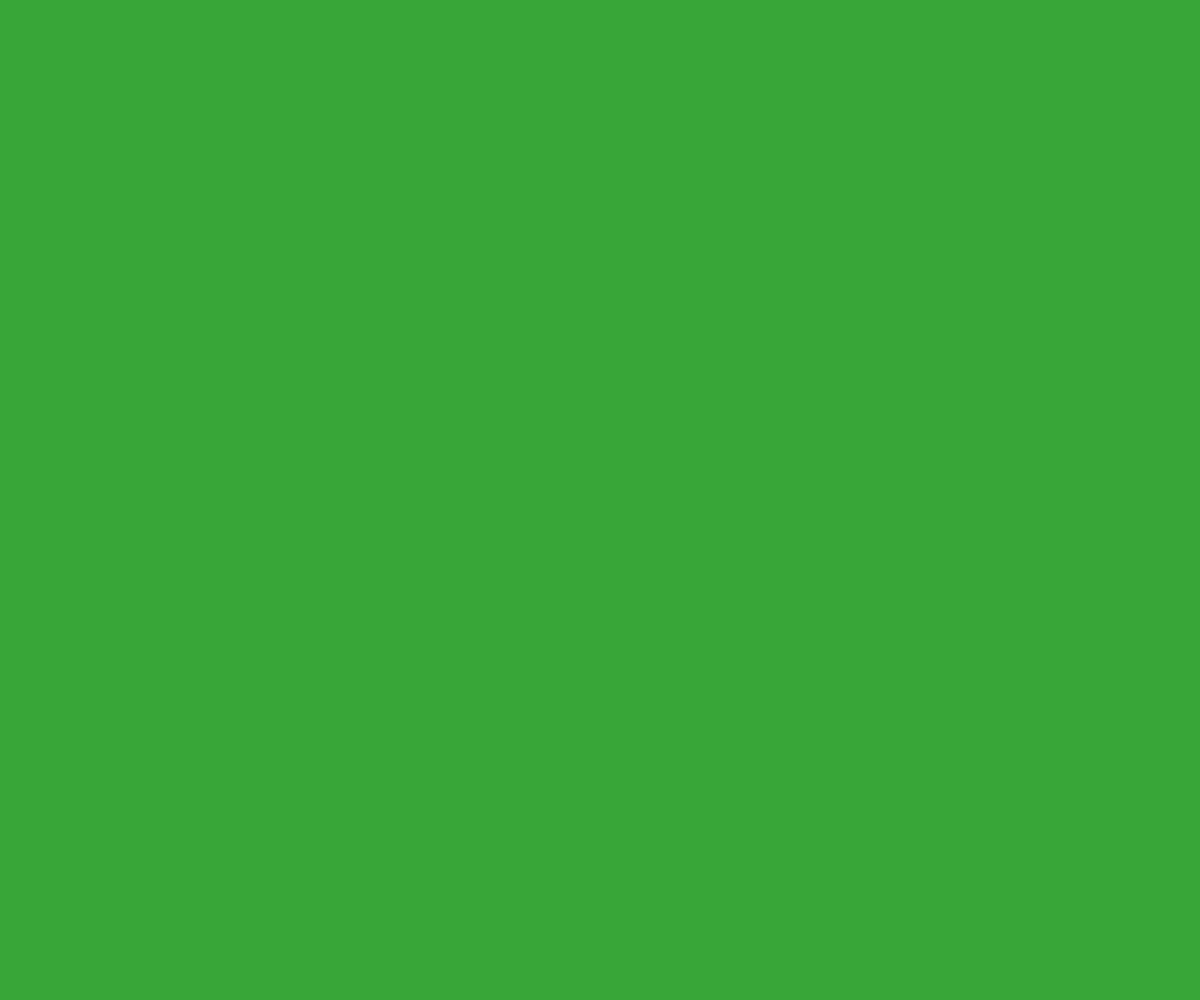
Frame 1 (no input)
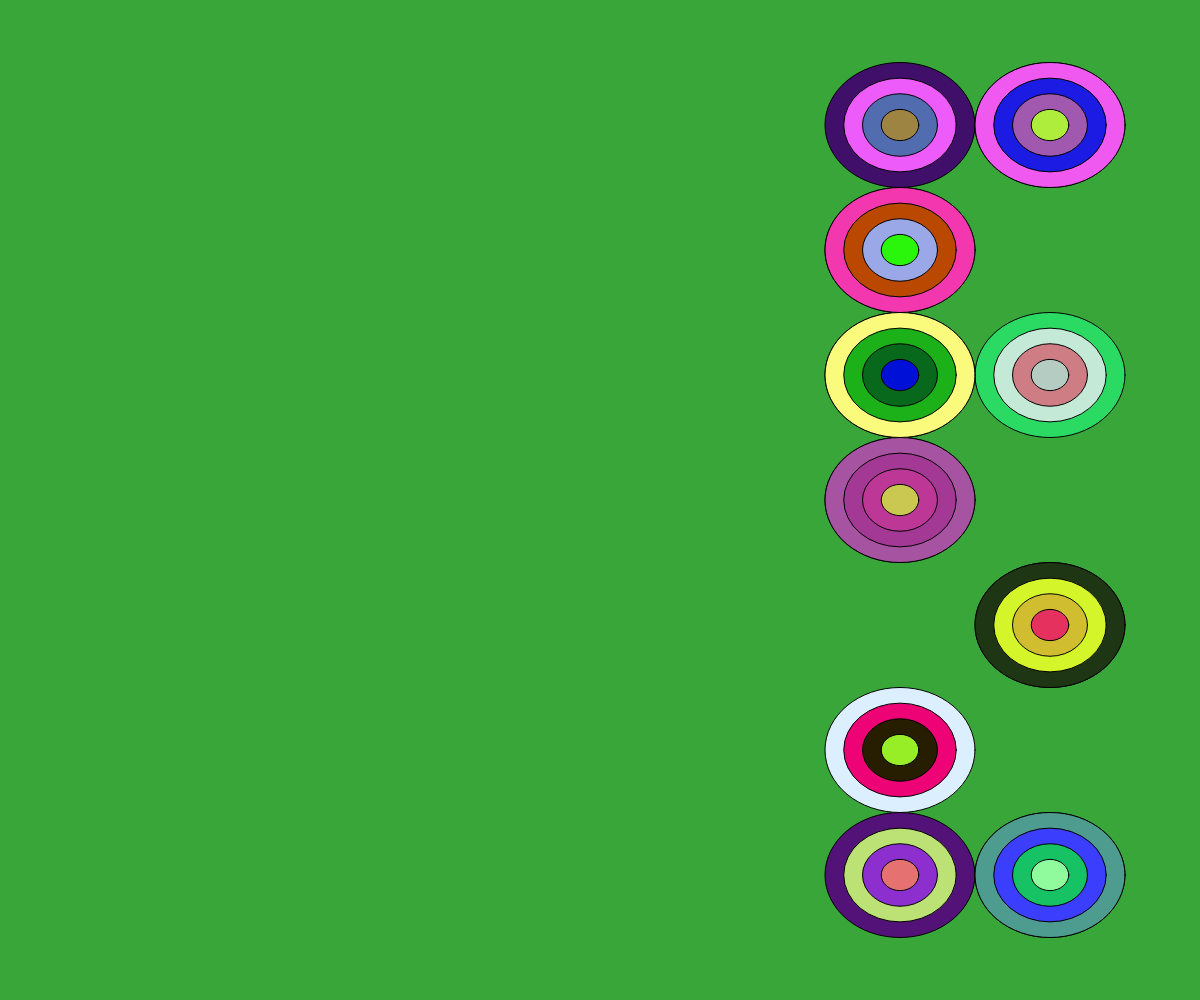
Frame 60 (no input)
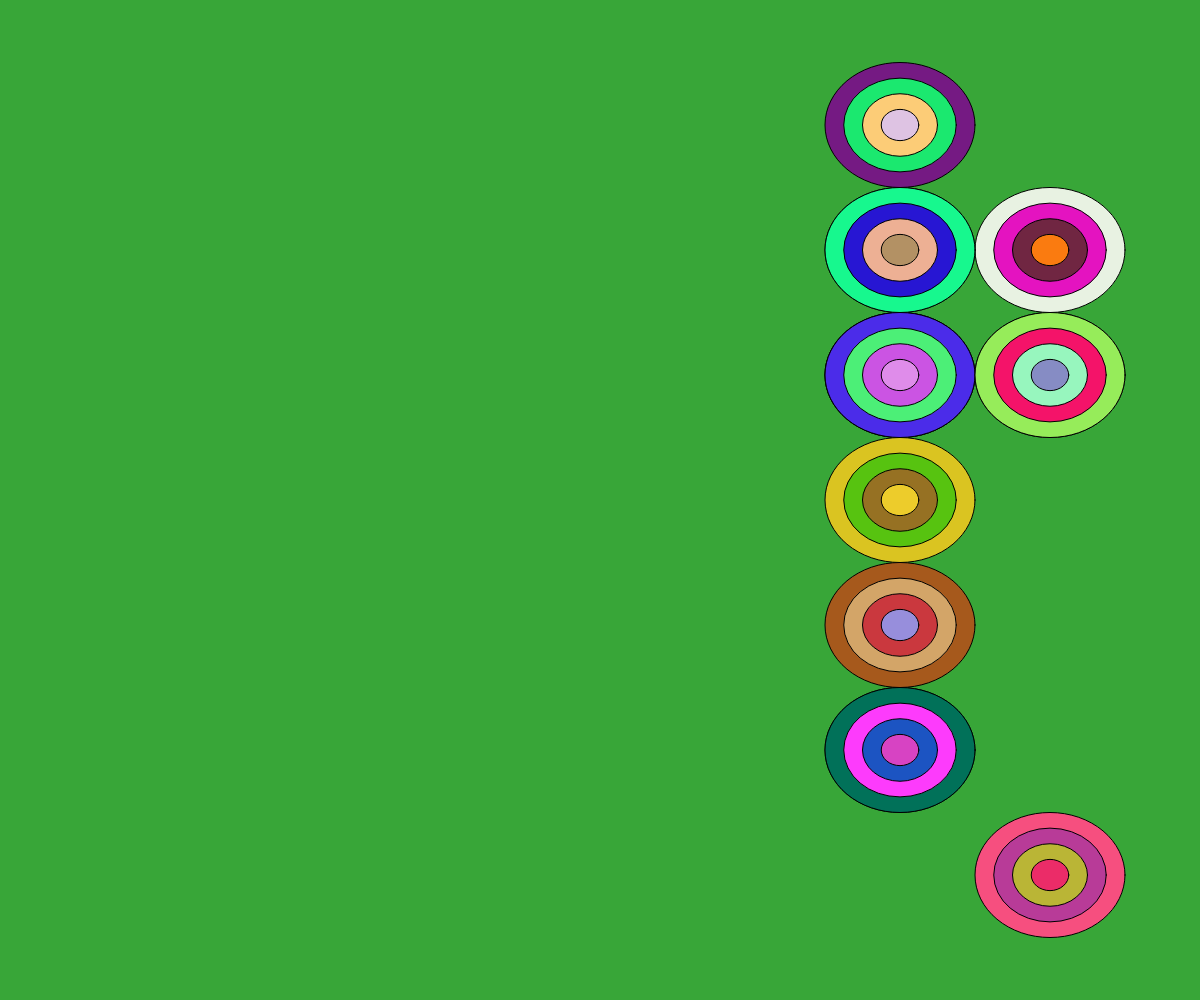
Frame 120 (the mouse pressed at the canvas centre since frame 60)

The p5.js sketch that drew these frames (run headless with seeded random() and noise() and a simulated clock; from frame 60 on, the mouse is pressed at the canvas centre):

// p5.js sketch
// ── sketch.js
let x1,x2,y1,y2,nw,nh;
function setup() {
  createCanvas(windowWidth, windowHeight);
  nw = Math.round(width / 8);
  nh = Math.round(height / 8);
  x1 = width + 2 * nw;
  x2 = width - 2 * nw;
  y1 = height + 2 * nh;
  y2 = height - 2 * nh;
  new_backg();
}
function draw() {
  let w = nw;
  let h = nh;
  let mwidth = width - 2 * w;
  let mheight = height - 2 * h;
  let x = Math.round(random(mwidth / w)) * w;
  let y = Math.round(random(mheight / h)) * h;
  draw_bullseye(w + x, h + y, w, h);
}
function draw_bullseye(x, y, w, h) {
  if (x > x1) return;
  if (x < x2) return;
  // if (y > y1) return;
  // if (y < y2) return;
  fill(random(255), random(255), random(255));
  ellipse(x, y, w, h);
  fill(random(255), random(255), random(255));
  ellipse(x, y, w * 0.75, h * 0.75);
  fill(random(255), random(255), random(255));
  ellipse(x, y, w * 0.5, h * 0.5);
  fill(random(255), random(255), random(255));
  ellipse(x, y, w * 0.25, h * 0.25);
}
function new_backg() {
// Integer RGBA notation.
 background('rgba(56,166,56,1.0)');
  // background(random(255), random(255), random(255));
}
function mousePressed() {
  new_backg();
}
function windowResized() {
  resizeCanvas(windowWidth, windowHeight);
  new_backg();
}

// https://p5js.org/reference/p5/background/
// https://p5js.org/reference/p5/fill/
// Six-digit hex RGB notation.
//  fill('#A251FA');
// Integer RGB notation.
//  fill('rgb(0, 255, 0)');
// Integer RGBA notation.
//  fill('rgba(0, 255, 0, 0.25)');
// Percentage RGB notation.
//   fill('rgb(100%, 0%, 10%)');
// Percentage RGBA notation.
//   fill('rgba(100%, 0%, 100%, 0.5)');
//
